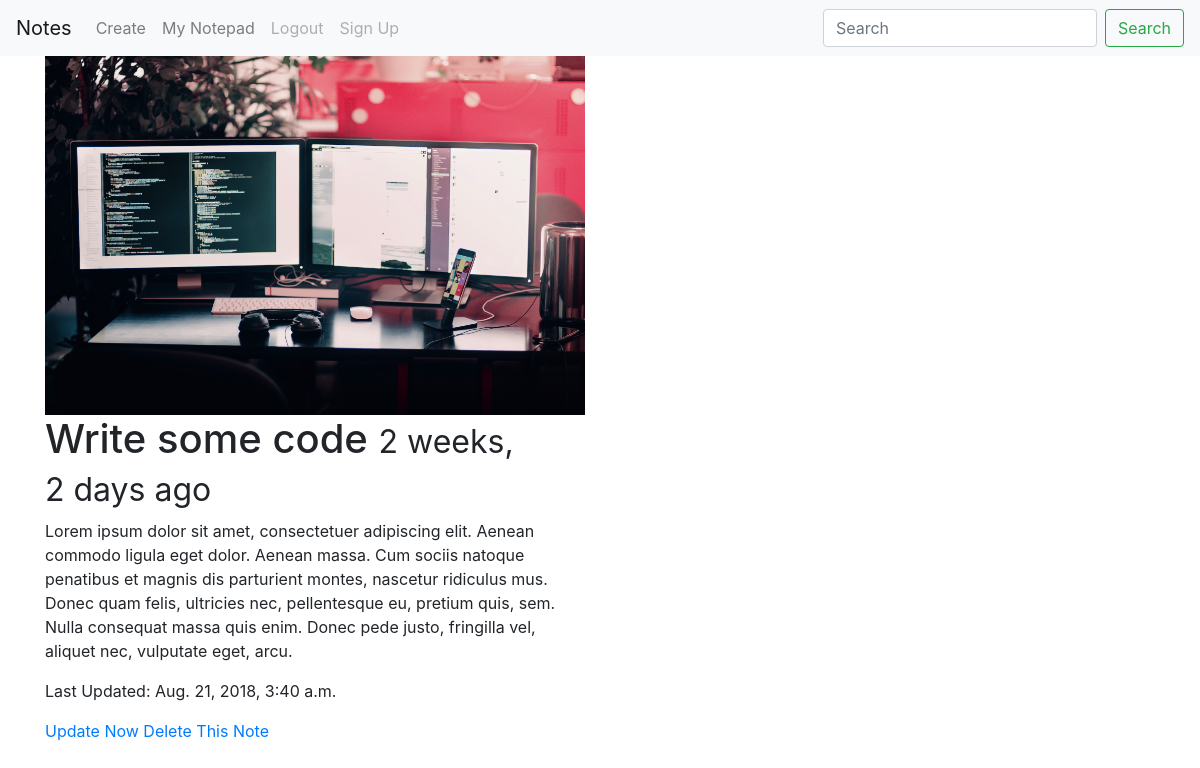
/entries/1/ (signed in), run on the app's committed database.
### notes/models.py (models this page shows, shortened)
class Entry(models.Model):
    user = models.ForeignKey(User, on_delete=models.CASCADE)
    title = models.CharField(max_length=120)
    description = models.TextField()
    timestamp = models.DateTimeField(auto_now_add=True)  # moment it's added
    updated = models.DateTimeField(auto_now=True)  # moment it's updated
    image = models.ImageField(null=True, blank=True)
    def get_update_url(self):
        return '/entries/{0}/update/'.format(self.id)
    def get_delete_url(self):
        return '/entries/{0}/delete/'.format(self.id)

### notes/views.py (the view)
# urls.py: path('<int:id>/', entry_detail, name="entry-detail"),
@login_required
def entry_detail(request, id):
    note = get_object_or_404(Entry, id=id)
    context = {
        'object': note
    }
    return render(request, 'notes/entries_detail.html', context)

### notes/templates/notes/entries_detail.html
{% extends 'base.html' %} {% block content %}
<div class="container">
  <div class="row">
    <div class="col-sm-offset-3 col-sm-6">
      <div class="thumbnail">
        <img src="{{ object.image.url }}" class='img-fluid'>
      </div>
      <h1>{{ object.title }} <small>{{ object.timestamp|timesince }} ago</small></h1>
      <p>{{ object.description }}</p>
      <p>Last Updated: {{ object.updated }}</p>
      <a href="{{ object.get_update_url }}">Update Now</a>
      <a href="{{ object.get_delete_url }}">Delete This Note</a>
    </div>
  </div>
</div>
{% endblock %}

### data on the page
Entry: image (picture), title "Write some code", timestamp "2 weeks, 2 days", description "Lorem ipsum dolor sit amet, consectetuer adipiscing elit. Aenean commodo ligula eget dolor. Aenean massa. Cum sociis natoque penatibus et magnis dis parturient montes, nascetur ridiculus mus. Donec quam felis, ultricies nec, pellentesque eu, pretium quis, sem. Nulla consequat massa quis enim. Donec pede justo, fringilla vel, aliquet nec, vulputate eget, arcu.", updated "Aug. 21, 2018, 3:40 a.m."
